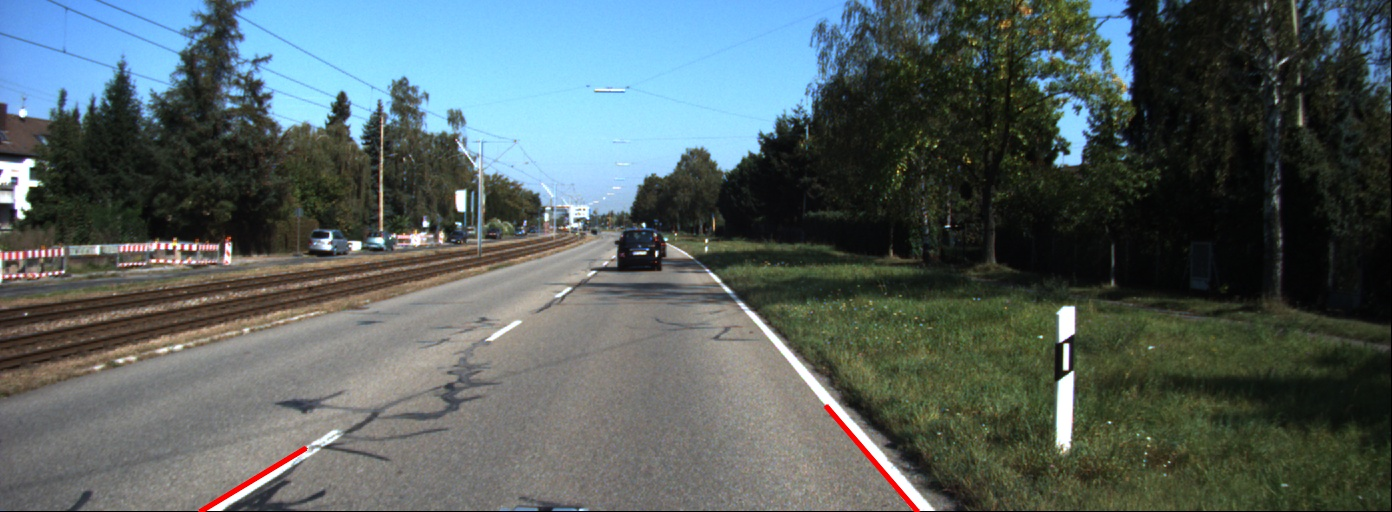
#> input picture images/i_hl_f.jpg, 1392 x 512 px
$ python -i ImageUtils.py   (imports and definitions only)   (older library calls are emulated)
#> lines starting #> are read from the running program, lines starting #| are printed output that depends on the picture; after the words box and inside, x2 and y2 are one past the last pixel; in counts of white or black regions, pixels touching at a corner belong together
#> further down, picture is the input picture: shape (512, 1392, 3); mean B, G, R 96.1, 96.3, 84.3
import numpy as np
import cv2
import scipy
import matplotlib.pyplot as plt
import math


grad_x_min = 211
grad_x_max =255
grad_y_min =211
grad_y_max = 255

mag_min = 200
mag_max = 255

angle_min  = 0.7
angle_max = 1.3
kernal_size = 3

def extractWhiteYellow(image):
    image_hls = cv2.cvtColor(image, cv2.COLOR_BGR2HLS)
#> image_hls: shape (512, 1392, 3); mean of channels 0, 1, 2 57, 91.5, 70.1

    h_channel = image_hls[:,:,0]
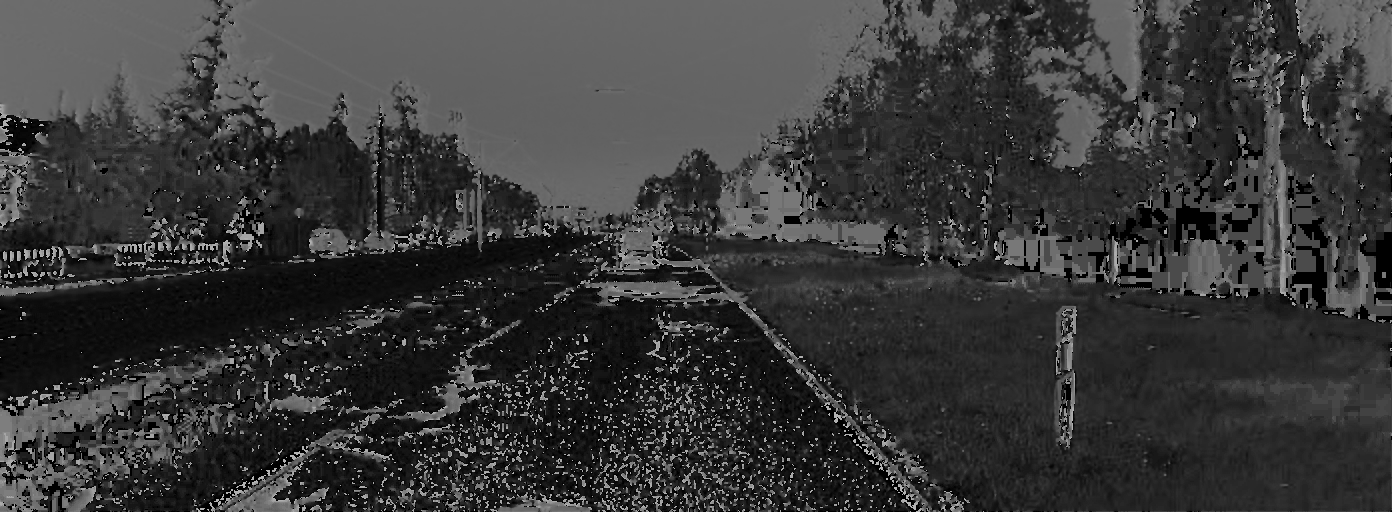
#> h_channel: shape (512, 1392); min 0, max 180, mean 57
    l_channel = image_hls[:,:,1]
    s_channel = image_hls[:,:,2]
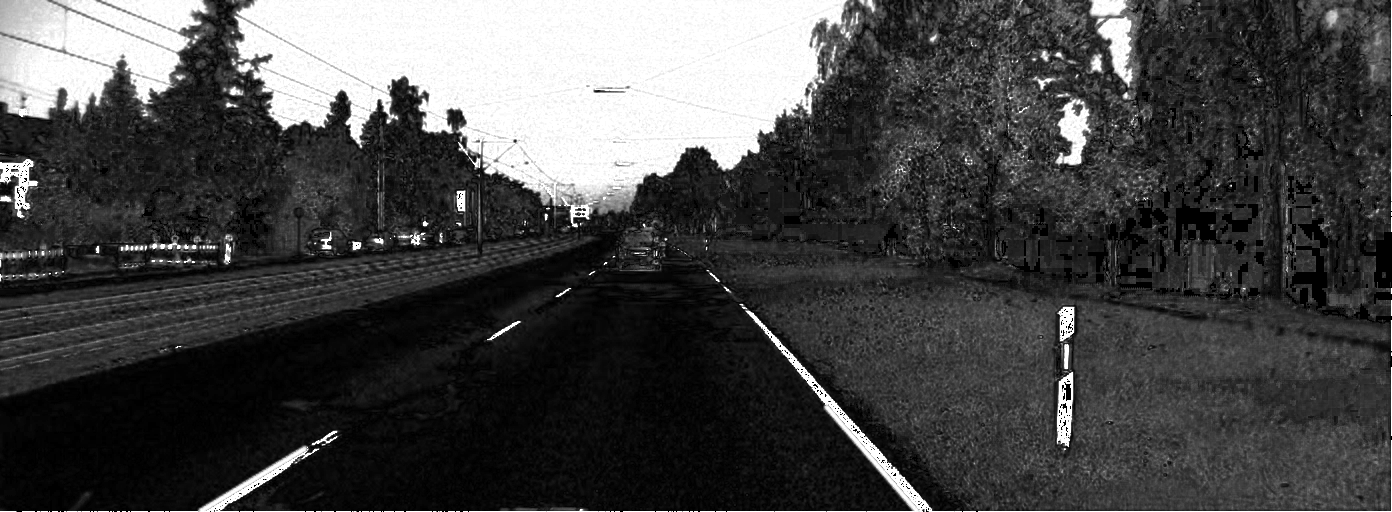
#> s_channel: shape (512, 1392); min 0, max 255, mean 70.1

    h_mask = cv2.inRange(h_channel, 20, 60)
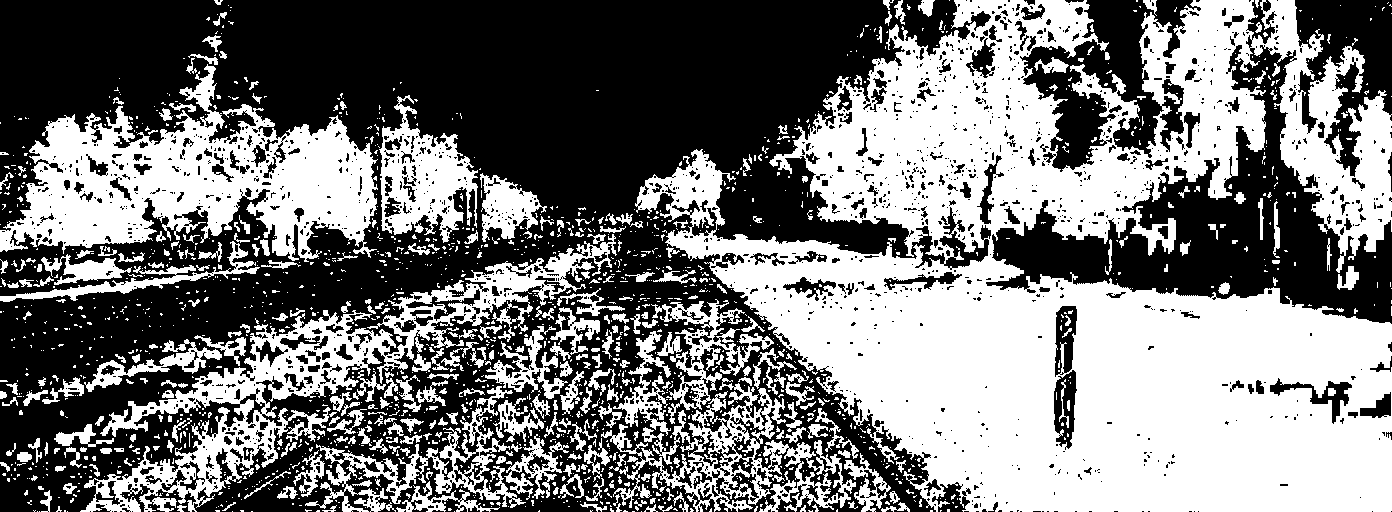
#> h_mask: shape (512, 1392); 47.2% white; 1749 white regions (1392 under 20 px), largest, box (x1, y1, x2, y2) and area: (635, 0, 1392, 512) 206824, (0, 64, 378, 262) 34158, (80, 234, 617, 512) 23467
    l_mask = cv2.inRange(l_channel, 180, 255)
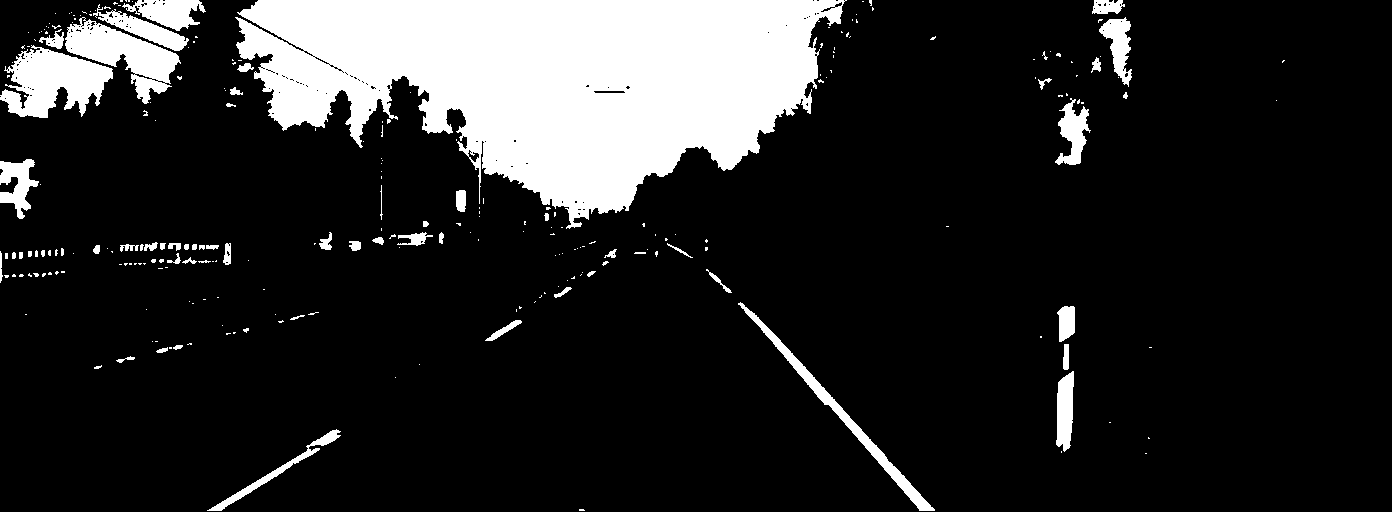
#> l_mask: shape (512, 1392); 15.3% white; 256 white regions (195 under 20 px), largest, box (x1, y1, x2, y2) and area: (235, 0, 847, 229) 84147, (0, 45, 113, 118) 4897, (65, 17, 181, 104) 4127
    s_mask = cv2.inRange(s_channel, 30, 255)
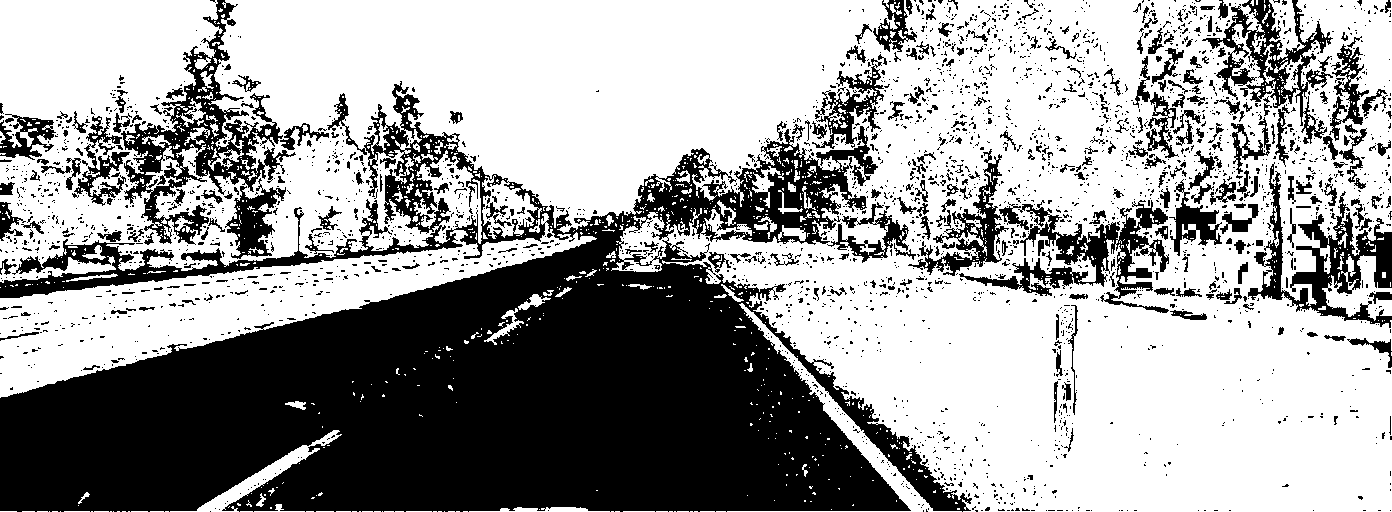
#> s_mask: shape (512, 1392); 62.1% white; 2854 black regions (2545 under 20 px), largest, box (x1, y1, x2, y2) and area: (0, 81, 972, 512) 195644, (121, 0, 296, 245) 9967, (1248, 162, 1392, 328) 6548

    white_mask = l_mask
    # yellow_mask = cv2.bitwise_and(h_mask, s_mask)
    yellow_mask = cv2.inRange(image_hls, (20, 0, 50), (60, 255, 255))
#> yellow_mask: shape (512, 1392); 18.5% white; 2774 white regions (2533 under 20 px), largest, box (x1, y1, x2, y2) and area: (767, 281, 1392, 512) 78950, (871, 0, 1163, 234) 18119, (275, 150, 353, 251) 2810

    white_yellow_mask = cv2.bitwise_or(white_mask, yellow_mask)
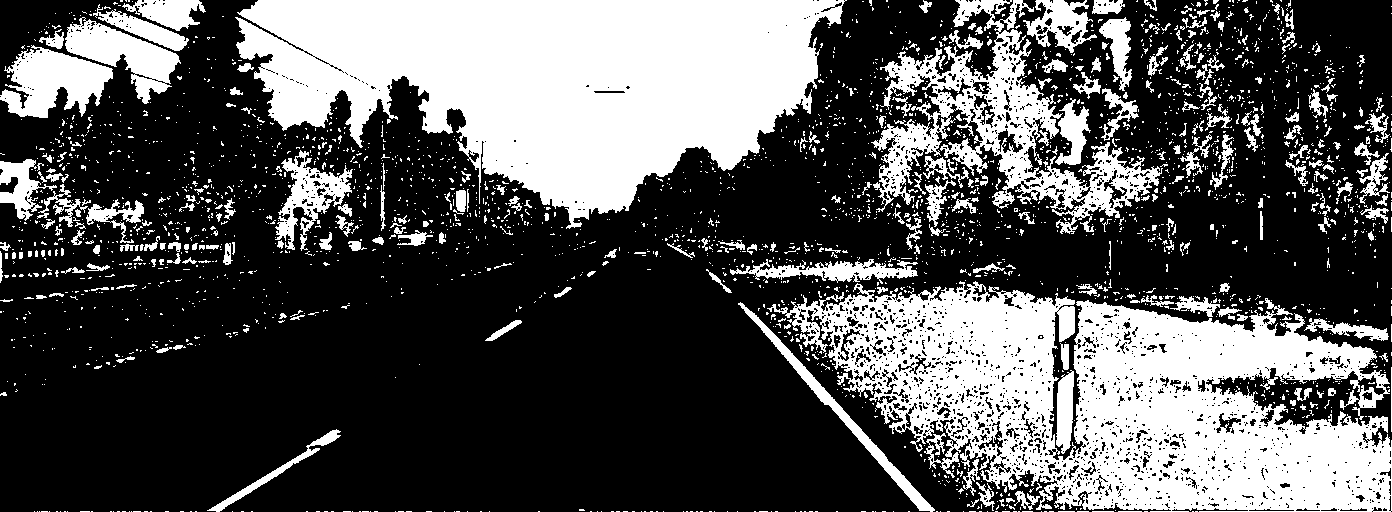
#> white_yellow_mask: shape (512, 1392); 33.6% white; 2809 white regions (2521 under 20 px), largest, box (x1, y1, x2, y2) and area: (235, 0, 847, 229) 84153, (767, 281, 1392, 512) 79467, (871, 0, 1163, 234) 18119

    return white_yellow_mask

# [86 lines left out: functions extractWhite, sobelXYThresh, getROI, drawCurve, drawDetections, not called in this run]

>>> import cv2
>>> picture = cv2.imread('../../images/i_hl_f.jpg')
>>> result = extractWhiteYellow(picture)
